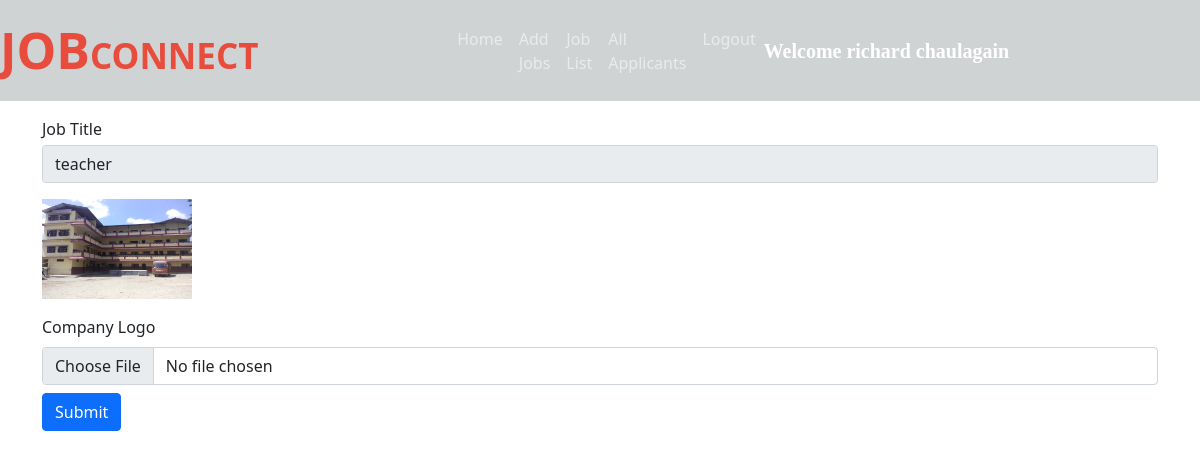
Page /company_logo/1/ (signed in) on the committed database.
### job/models.py (models this page shows, shortened)
class Job(models.Model):
    company = models.ForeignKey(Company, on_delete=models.CASCADE)
    start_date = models.DateField()
    end_date = models.DateField()
    title = models.CharField(max_length=200)
    salary = models.FloatField()
    image = models.ImageField(upload_to="")
    description = models.TextField(max_length=400)
    experience = models.CharField(max_length=100)
    location = models.CharField(max_length=100)
    skills = models.CharField(max_length=200)
    creation_date = models.DateField()

### job/views.py (the view)
# urls.py: path("company_logo/<int:myid>/", views.company_logo, name="company_logo"),
def company_logo(request, myid):
    if not request.user.is_authenticated:
        return redirect("/company_login")
    job = Job.objects.get(id=myid)
    if request.method == "POST":
        image = request.FILES['logo']
        job.image = image
        job.save()
        alert = True
        return render(request, "company_logo.html", {'alert':alert})
    return render(request, "company_logo.html", {'job':job})

### job/templates/company_logo.html (shortened to what this page needs)
{% extends 'company_navbar.html' %}
{% block body %}
<form class="container mt-3" method="POST" enctype="multipart/form-data">
    <div class="row">
        <div class="form-group col-md-12">
            <label>Job Title</label>
            <input type="text" class="form-control mt-1" name="job_title" id="job_title" value="{{job.title}}" readonly>
        </div>
    </div>
    <div class="row mt-3">
        <div class="form-group col-md-12">
            <img src="{{job.image.url}}" alt="" width="150px" height="100px">
        </div>
    </div>
    <div class="row mt-3">
        <div class="form-group col-md-12">
            <label>Company Logo</label>
            <input type="file" class="form-control mt-2" name="logo" id="logo">
        </div>
    </div>
<input type="submit" value="Submit" class="btn btn-primary mt-2">
</form>
{% endblock %}

### job/templates/company_navbar.html (shortened to what this page needs)
<!doctype html>
<html lang="en">
<head>
  <link href="https://cdn.jsdelivr.net/npm/bootstrap@5.0.2/dist/css/bootstrap.min.css" rel="stylesheet"
>
  <link rel="stylesheet" href="https://cdnjs.cloudflare.com/ajax/libs/font-awesome/5.15.3/css/all.min.css">
</head>
<body>
  <nav class="navbar navbar-expand-lg navbar-dark sticky-top">
    <a class="navbar-brand" href="/"><span class="head1">JOB</span><span class="head2">CONNECT</span></a>
    <div class="container w-50">
      <div class="collapse navbar-collapse" id="navbarSupportedContent">
        <ul class="navbar-nav me-auto mb-2 mb-lg-0">
          <li class="nav-item">
            <a class="nav-link {% block home %}{% endblock %}" aria-current="page" href="/company_homepage/">Home</a>
          </li>
          <li class="nav-item">
            <a class="nav-link {% block add_job %} {% endblock %}" aria-current="page" href="/add_job/">Add Jobs</a>
          </li>
          <li class="nav-item">
            <a class="nav-link {% block job_list %}{% endblock %}" href="/job_list/">Job List</a>
          </li>
          <li class="nav-item">
            <a class="nav-link {% block all_applicants %}{% endblock %}" href="/all_applicants/">All Applicants</a>
          </li>
          <li class="nav-item">
            <a class="nav-link" href="/logout/">Logout</a>
          </li>
        </ul>
        <a class="navbar-brand" style="font-weight: bold; font-family: 'Times New Roman', Times, serif;"
          href="#">Welcome {{request.user.get_full_name}}</a>
      </div>
    </div>
  </nav>
  {% block body %}
  {% endblock %}
</body>
</html>

### job/templates/company_navbar.html (style rules this page uses)
.navbar { background-color: #D0D3D4; }
.head1 { color: #E74C3C; font-size: 50px; font-weight: bold; height: 50px; }
.head2 { color: #E74C3C; font-size: 35px; font-weight: bold; }

### rows in the picture
Job: job_title "teacher", image (picture)

### other values in the picture
{{ request.user.get_full_name }} "richard chaulagain"
